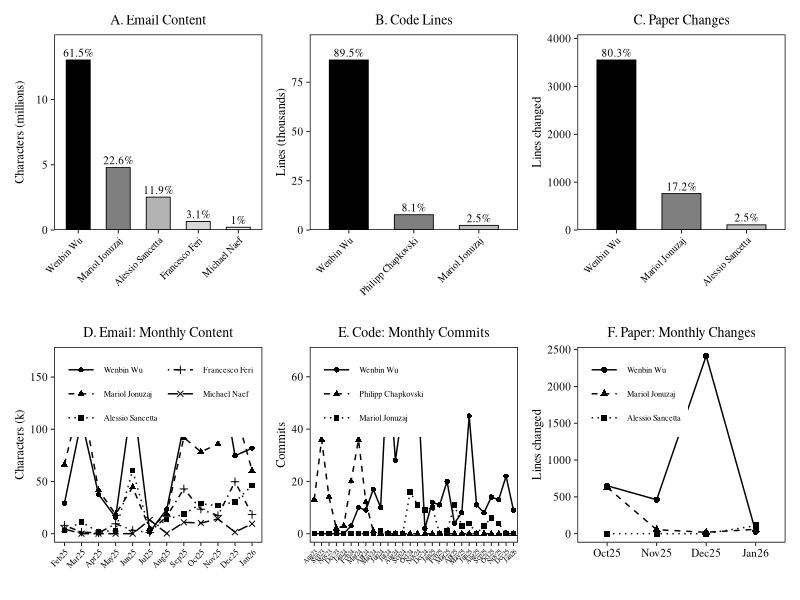

This figure's R source:
library(ggplot2)
library(dplyr)
library(tidyr)
library(patchwork)

theme_econ <- theme_bw(base_size = 10, base_family = "serif") +
  theme(
    plot.background = element_rect(fill = "white", color = NA),
    panel.background = element_rect(fill = "white", color = NA),
    panel.border = element_rect(color = "black", linewidth = 0.5),
    panel.grid.major = element_blank(),
    panel.grid.minor = element_blank(),
    axis.ticks = element_line(color = "black", linewidth = 0.3),
    axis.text = element_text(color = "black", size = 8),
    axis.title = element_text(color = "black", size = 9),
    plot.title = element_text(face = "plain", size = 10, hjust = 0.5),
    legend.background = element_blank(),
    legend.key = element_blank(),
    legend.text = element_text(size = 8),
    legend.title = element_blank(),
    legend.position = "bottom",
    strip.background = element_blank(),
    strip.text = element_text(face = "bold")
  )

email_people <- c("Wenbin Wu", "Mariol Jonuzaj", "Alessio Sancetta", "Francesco Feri", "Michael Naef")
email_colors <- c("black", "gray50", "gray70", "gray85", "gray95")
code_people <- c("Wenbin Wu", "Philipp Chapkovski", "Mariol Jonuzaj")
code_colors <- c("black", "gray50", "gray75")
paper_people <- c("Wenbin Wu", "Mariol Jonuzaj", "Alessio Sancetta")
paper_colors <- c("black", "gray50", "gray75")

email_totals <- data.frame(
  person = factor(email_people, levels = email_people),
  content_k = c(13026.9, 4784.9, 2520.9, 650.6, 212.4)
)

code_totals <- data.frame(
  person = factor(code_people, levels = code_people),
  lines = c(86315, 7775, 2365)
)

paper_totals <- data.frame(
  person = factor(paper_people, levels = paper_people),
  lines = c(3552, 761, 109)
)

email_months <- c("Feb25", "Mar25", "Apr25", "May25", "Jun25", "Jul25", "Aug25", "Sep25", "Oct25", "Nov25", "Dec25", "Jan26")
email_monthly <- data.frame(
  month = factor(rep(email_months, 5), levels = email_months),
  person = factor(rep(email_people, each = 12), levels = email_people),
  chars_k = c(29.2, 108.9, 37.6, 15.7, 133.1, 1.6, 23.5, 103.9, 96.8, 170.3, 74.7, 81.9,
              66.3, 133.3, 41.7, 18.6, 44.6, 4.6, 19.1, 92.1, 78.4, 85.8, 119.2, 60.5,
              2.9, 11.1, 1.6, 3.2, 60.4, 2.8, 13.6, 18.7, 28.7, 26.8, 30.5, 46.0,
              8.0, 1.5, 0.7, 9.5, 3.2, 1.1, 16.7, 42.9, 23.5, 17.3, 49.8, 18.4,
              4.5, 0.0, 0.0, 0.0, 0.0, 13.2, 0.2, 10.9, 10.2, 14.1, 1.5, 9.5)
)

code_months <- c("Aug23", "Sep23", "Nov23", "Dec23", "Jan24", "Feb24", "Mar24", "Apr24", 
                 "May24", "Jun24", "Jul24", "Aug24", "Sep24", "Oct24", "Nov24", "Dec24",
                 "Jan25", "Feb25", "Mar25", "Apr25", "May25", "Jun25", "Aug25", "Sep25", 
                 "Oct25", "Nov25", "Dec25", "Jan26")
code_monthly <- data.frame(
  month = factor(rep(code_months, 3), levels = code_months),
  person = factor(rep(code_people, each = 28), levels = code_people),
  commits = c(0, 0, 0, 0, 0, 3, 10, 9, 17, 10, 68, 28, 48, 65, 58, 2, 12, 11, 20, 4, 8, 45, 11, 8, 14, 13, 22, 9,
              13, 36, 14, 2, 3, 20, 36, 12, 1, 0, 0, 0, 0, 0, 0, 0, 0, 0, 0, 0, 0, 0, 0, 0, 0, 0, 0, 0,
              0, 0, 0, 0, 0, 0, 0, 0, 0, 1, 0, 0, 0, 16, 11, 9, 10, 0, 1, 11, 3, 4, 0, 3, 6, 4, 0, 0)
)

paper_months <- c("Oct25", "Nov25", "Dec25", "Jan26")
paper_monthly <- data.frame(
  month = factor(rep(paper_months, 3), levels = paper_months),
  person = factor(rep(paper_people, each = 4), levels = paper_people),
  lines = c(651, 461, 2415, 25,
            629, 54, 19, 59,
            0, 0, 0, 109)
)

p1 <- ggplot(email_totals, aes(x = person, y = content_k/1000, fill = person)) +
  geom_bar(stat = "identity", width = 0.6, color = "black", linewidth = 0.3) +
  geom_text(aes(label = paste0(round(content_k/sum(content_k)*100, 1), "%")), vjust = -0.4, size = 2.8, family = "serif") +
  scale_fill_manual(values = email_colors) +
  scale_y_continuous(expand = expansion(mult = c(0, 0.15))) +
  labs(title = "A. Email Content", y = "Characters (millions)", x = "") +
  theme_econ +
  theme(legend.position = "none", axis.text.x = element_text(angle = 45, hjust = 1, size = 7))

p2 <- ggplot(code_totals, aes(x = person, y = lines/1000, fill = person)) +
  geom_bar(stat = "identity", width = 0.6, color = "black", linewidth = 0.3) +
  geom_text(aes(label = paste0(round(lines/sum(lines)*100, 1), "%")), vjust = -0.4, size = 2.8, family = "serif") +
  scale_fill_manual(values = code_colors) +
  scale_y_continuous(expand = expansion(mult = c(0, 0.15))) +
  labs(title = "B. Code Lines", y = "Lines (thousands)", x = "") +
  theme_econ +
  theme(legend.position = "none", axis.text.x = element_text(angle = 45, hjust = 1, size = 7))

p3 <- ggplot(paper_totals, aes(x = person, y = lines, fill = person)) +
  geom_bar(stat = "identity", width = 0.6, color = "black", linewidth = 0.3) +
  geom_text(aes(label = paste0(round(lines/sum(lines)*100, 1), "%")), vjust = -0.4, size = 2.8, family = "serif") +
  scale_fill_manual(values = paper_colors) +
  scale_y_continuous(expand = expansion(mult = c(0, 0.15))) +
  labs(title = "C. Paper Changes", y = "Lines changed", x = "") +
  theme_econ +
  theme(legend.position = "none", axis.text.x = element_text(angle = 45, hjust = 1, size = 7))

p4 <- ggplot(email_monthly, aes(x = month, y = chars_k, linetype = person, shape = person, group = person)) +
  geom_line(linewidth = 0.5) + geom_point(size = 1.5) +
  scale_linetype_manual(values = c("solid", "dashed", "dotted", "dotdash", "longdash")) +
  scale_shape_manual(values = c(16, 17, 15, 3, 4)) +
  labs(title = "D. Email: Monthly Content", y = "Characters (k)", x = "") +
  theme_econ +
  theme(axis.text.x = element_text(angle = 45, hjust = 1, size = 6),
        legend.key.width = unit(0.8, "cm"),
        legend.position = c(0.02, 0.98),
        legend.justification = c(0, 1),
        legend.background = element_rect(fill = "white", color = NA),
        legend.text = element_text(size = 6)) +
  guides(linetype = guide_legend(ncol = 2), shape = guide_legend(ncol = 2))

p5 <- ggplot(code_monthly, aes(x = month, y = commits, linetype = person, shape = person, group = person)) +
  geom_line(linewidth = 0.5) + geom_point(size = 1.5) +
  scale_linetype_manual(values = c("solid", "dashed", "dotted")) +
  scale_shape_manual(values = c(16, 17, 15)) +
  labs(title = "E. Code: Monthly Commits", y = "Commits", x = "") +
  theme_econ +
  theme(axis.text.x = element_text(angle = 45, hjust = 1, size = 5),
        legend.key.width = unit(0.8, "cm"),
        legend.position = c(0.02, 0.98),
        legend.justification = c(0, 1),
        legend.background = element_rect(fill = "white", color = NA),
        legend.text = element_text(size = 6)) +
  guides(linetype = guide_legend(ncol = 1), shape = guide_legend(ncol = 1))

p6 <- ggplot(paper_monthly, aes(x = month, y = lines, linetype = person, shape = person, group = person)) +
  geom_line(linewidth = 0.5) + geom_point(size = 1.8) +
  scale_linetype_manual(values = c("solid", "dashed", "dotted")) +
  scale_shape_manual(values = c(16, 17, 15)) +
  labs(title = "F. Paper: Monthly Changes", y = "Lines changed", x = "") +
  theme_econ +
  theme(legend.key.width = unit(0.8, "cm"),
        legend.position = c(0.02, 0.98),
        legend.justification = c(0, 1),
        legend.background = element_rect(fill = "white", color = NA),
        legend.text = element_text(size = 6)) +
  guides(linetype = guide_legend(ncol = 1), shape = guide_legend(ncol = 1))

combined <- (p1 | p2 | p3) / (p4 | p5 | p6)

ggsave("contribution_analysis.png", combined, width = 14, height = 10, dpi = 150)
cat("Saved contribution_analysis.png\n")
